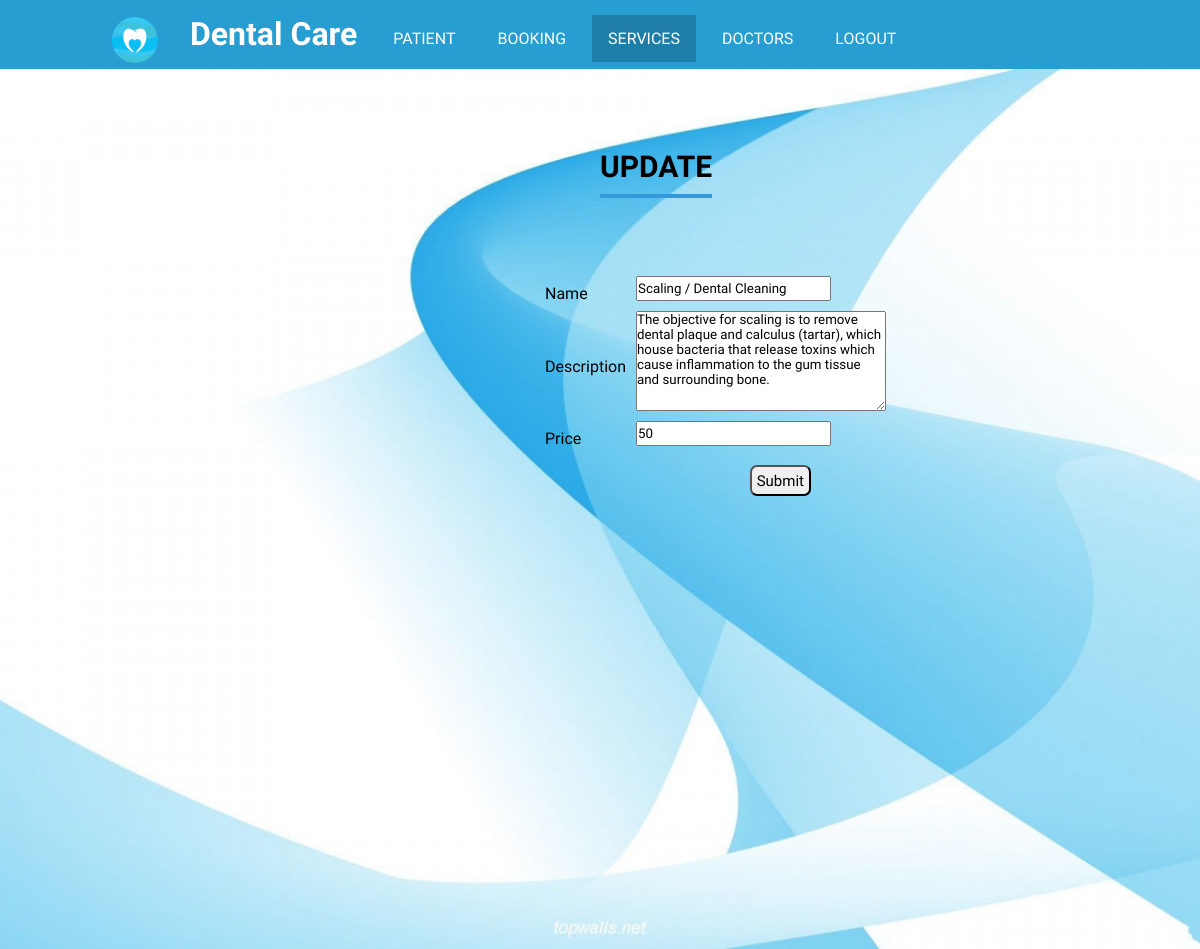
The page /updateserv.php?service_id=9 on the database its author committed.
### tables this page shows
CREATE TABLE `service` (
  `service_id` int(10) NOT NULL,
  `service_name` varchar(30) NOT NULL,
  `service_desc` varchar(500) NOT NULL,
  `service_price` int(10) NOT NULL
);

### updateserv.php (the view, shortened to what this page needs)
<html>
<head>
<link rel="stylesheet" type="text/css" href="style.php"/>
<link rel="stylesheet" href="https://use.fontawesome.com/releases/v5.5.0/css/all.css">
</head>
<body>
<header>
<ul>
<li><img class='logo' src='picture/logo.png' width='50px' height='50px'></li>
<li><h1>Dental Care</h1></li>
<li><a href="patient.php">PATIENT</a></li>
<li><a href="bookingad.php">BOOKING</a></li>
<li><a class="active" href="servicesad.php">SERVICES</a></li>
<li><a href="doctorsad.php">DOCTORS</a></li>
<li><a href="logout.php" onClick="return confirm('Are You Sure?')">LOGOUT</a></li>
</ul>
</header>
<div class="content">
	<h1>Update</h1>
	<?php
		include ('connection.php');
		$sql = "SELECT * FROM service WHERE service_id ='".$_GET['service_id']."' ";
        $result = mysqli_query($conn,$sql);
        $row = mysqli_fetch_array($result);
		$value = $row['service_desc'];
    ?>
	<form action="updateserv1.php?service_id=<?php echo $_GET['service_id']?>" method="post">
	<table border="0" cellpadding="5" cellspacing="0">
		<table border="0" cellpadding="5" cellspacing="0">
				<tr>
					<td>Name</td>
					<td><input class="input" type="text" name="service_name" value="<?php echo $row['service_name'];?>" autofocus required></td><br>
				</tr>
				<tr>
					<td><label for="subject">Description</label></td>
					<td><textarea id="subject" name="service_desc" style="height:100px; width:250px;" required><?php echo ($value);?> </textarea></td>
				</tr>
				<tr>
					<td>Price</td>
					<td><input class="input" type="int" name="service_price" value="<?php echo $row['service_price'];?>"></td>
				</tr>
				<br>
	</table>
	<br>
		<input class="btn" type="submit" name="Submit" value="Submit"><br><br>
	</form>
</div>
</body>
</html>

### updateserv.php (style rules this page uses)
.content { padding-top: 80px; height: 100%; background-image: url('picture/background.jpg'); background-size: cover; background-position: center; font-family: 'Kodchasan', sans-serif; }
.content h1 { display: inline-block; text-transform: uppercase; border-bottom: 4px solid #3498db; font-size: 30px; padding-bottom: 10px; margin-bottom: 0px; margin-left: 600px; }
.content table { margin-left: 545px; margin-top: 20px; }
.input { margin-bottom: 10px; margin-left: 10px; height: 25px; font-family: 'Kodchasan', sans-serif; }
.btn { margin-left: 750px; margin-top: -10px; padding: 4.7px; border-radius: 7px; cursor: pointer; font-family: 'Kodchasan', sans-serif; font-size: 15px; }
#subject { margin-left: 10px; margin-bottom: 10px; font-family: 'Kodchasan', sans-serif; }

### rows shown on the page
service: service_name "Scaling / Dental Cleaning", service_desc "The objective for scaling is to remove dental plaque and calculus (tartar), which house bacteria that release toxins which cause inflammation to the gum tissue and surrounding bone.", service_price "50"
